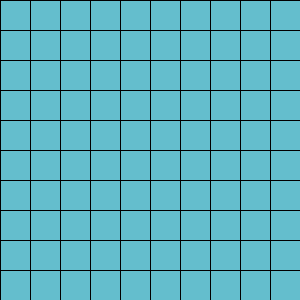
Frame 1 (no input)
Frame 60 (the mouse pressed at the canvas centre just before this capture): identical to frame 1, image omitted
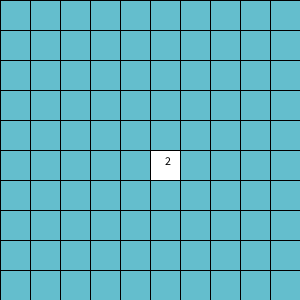
Frame 120 (the mouse held since frame 60 and released just before this capture)

The Processing sketch that drew these frames (run headless with seeded random() and noise(); from frame 60 on, the mouse is pressed at the canvas centre):

// Processing sketch: InClass
// ── InClass.pde
int numCols = 10;
int numRows = 10;
int cellW, cellH;

int[][] mineField = new int[numCols][numRows];

/*
int[][] mineField = {
 {1, 9, 1}, 
 {1, 2, 2}, 
 {0, 1, 9}, 
 {0, 1, 1}, 
 };
 */
boolean [][] isRevealed = new boolean [numCols][numRows];

void setup() {
  size(300, 300);
  cellW = width/numRows;
  cellH = height/numCols;

  setupMineField(15);
}

void draw() {
  background(210, 150, 250);
  drawCells();
}

void drawCells() {
  for (int x = 0; x < numRows; x++) {
    for (int y = 0; y < numCols; y++) {
      if (isRevealed [y][x]) {
        if (mineField[y][x] >= 9) {
          fill(255, 0, 0);
          rect(x * cellW, y * cellH, cellW, cellH);
        } else if (mineField[y][x] != 0) {
          fill(255);
          rect(x * cellW, y * cellH, cellW, cellH);
          fill(0);
          //give number of this position
          text( mineField[y][x], x * cellW + cellW/2, y * cellH + cellH/2);
        }
      } else {
        fill(100, 190, 205);
        rect(x * cellW, y * cellH, cellW, cellH);
      }
    }
  }
}

void mousePressed() {
  //if one square is clicked
  int gridX = int(map(mouseX, 0, width, 0, numRows));
  int gridY = mouseY/cellH;
  //reveal that square
  isRevealed[gridY][gridX] = true;
  checkOpenSquaresAround(gridY, gridX);
}

void checkOpenSquaresAround(int y, int x) {
  if (mineField[y][x] == 0) {
    //if reveal a zero,
    //open arounds this cell
    openCell (y - 1, x);
    openCell (y - 1, x + 1);
    openCell (y, x + 1);
    openCell (y + 1, x + 1);
    openCell (y + 1, x);
    openCell (y + 1, x - 1);
    openCell (y, x - 1);
    openCell (y - 1, x - 1);
  }
}

void openCell(int y, int x) {
  if (y < 0|| y >= numCols || x < 0 || x >= numRows)return;
  if (!isRevealed [y][x]) {
    isRevealed[y][x] = true;
    checkOpenSquaresAround(y, x);
  }
}

void setupMineField(int numMines) {
  int[][] minePositions = new int [numMines][2];
  for (int i = 0; i < numMines; i++) {
    int[] pos = {int(random(numRows)), int(random(numCols))};
    minePositions[i] = pos;
  }

  for (int i = 0; i < numMines; i++) {
    //put mine into mineField
    int y = minePositions[i][1];
    int x = minePositions[i][0];
    mineField[y][x] = 9;
    //mineField[minePositions[i][0]][minePositions[i][1]] = 9;
    //assign numbers based on mine positions
    addOneToCell (y - 1, x);
    addOneToCell (y - 1, x + 1);
    addOneToCell (y, x + 1);
    addOneToCell (y + 1, x + 1);
    addOneToCell (y + 1, x);
    addOneToCell (y + 1, x - 1);
    addOneToCell (y, x - 1);
    addOneToCell (y - 1, x - 1);
  }

  for (int x = 0; x < numRows; x++) {
    for (int y = 0; y < numCols; y++) {
    }
  }
}

void addOneToCell(int y, int x) {
  if (y < 0|| y >= numCols || x < 0 || x >= numRows)return;
  mineField[y][x] ++;
  //if (y >= 0 && y < numCols && x >= 0 && x < numRows) {
  //  mineField[y][x] ++;
  //}
}
